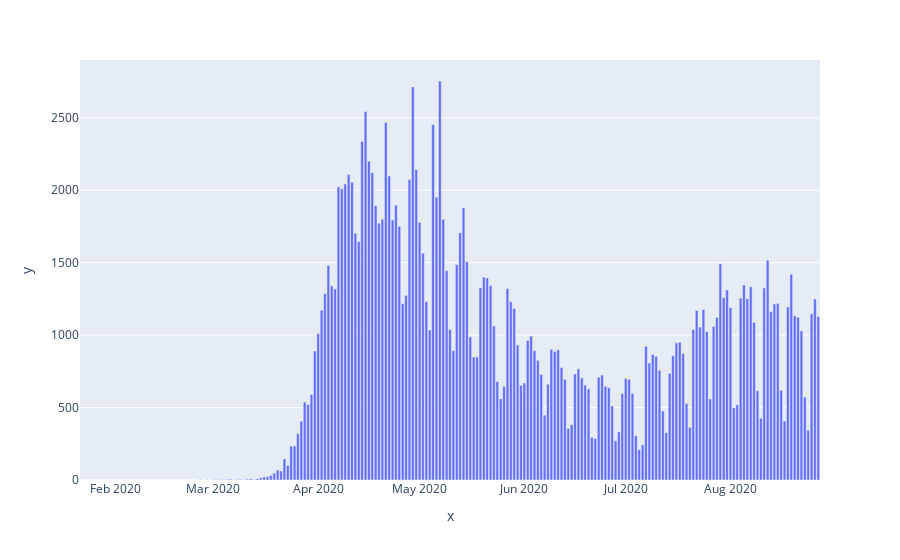

Notebook source saved alongside this figure:
### Code cell
px.bar(x = COVID_STATES_DF.groupby(by='date')['deathIncrease'].sum().index,
    y = COVID_STATES_DF.groupby(by='date')['deathIncrease'].sum())

### Figure 1 — Plotly figure (JSON) as saved in the notebook; plotly's stock layout.template omitted (floating-point values rounded to 4 significant figures; data arrays with more than 128 entries replaced by an {"elided": "..."} marker saying what was removed)
{"data": [{"alignmentgroup": "True", "hovertemplate": "x=%{x}<br>y=%{y}<extra></extra>", "legendgroup": "", "marker": {"color": "#636efa"}, "name": "", "offsetgroup": "", "orientation": "v", "showlegend": false, "textposition": "auto", "type": "bar", "x": {"elided": "219 str values"}, "xaxis": "x", "y": {"elided": "219 int values"}, "yaxis": "y"}], "layout": {"autosize": true, "barmode": "relative", "legend": {"tracegroupgap": 0}, "margin": {"t": 60}, "xaxis": {"anchor": "y", "autorange": true, "domain": [0, 1], "range": ["2020-01-21 12:00", "2020-08-27 12:00"], "title": {"text": "x"}, "type": "date"}, "yaxis": {"anchor": "x", "autorange": true, "domain": [0, 1], "range": [0, 2899.0], "title": {"text": "y"}, "type": "linear"}}}
